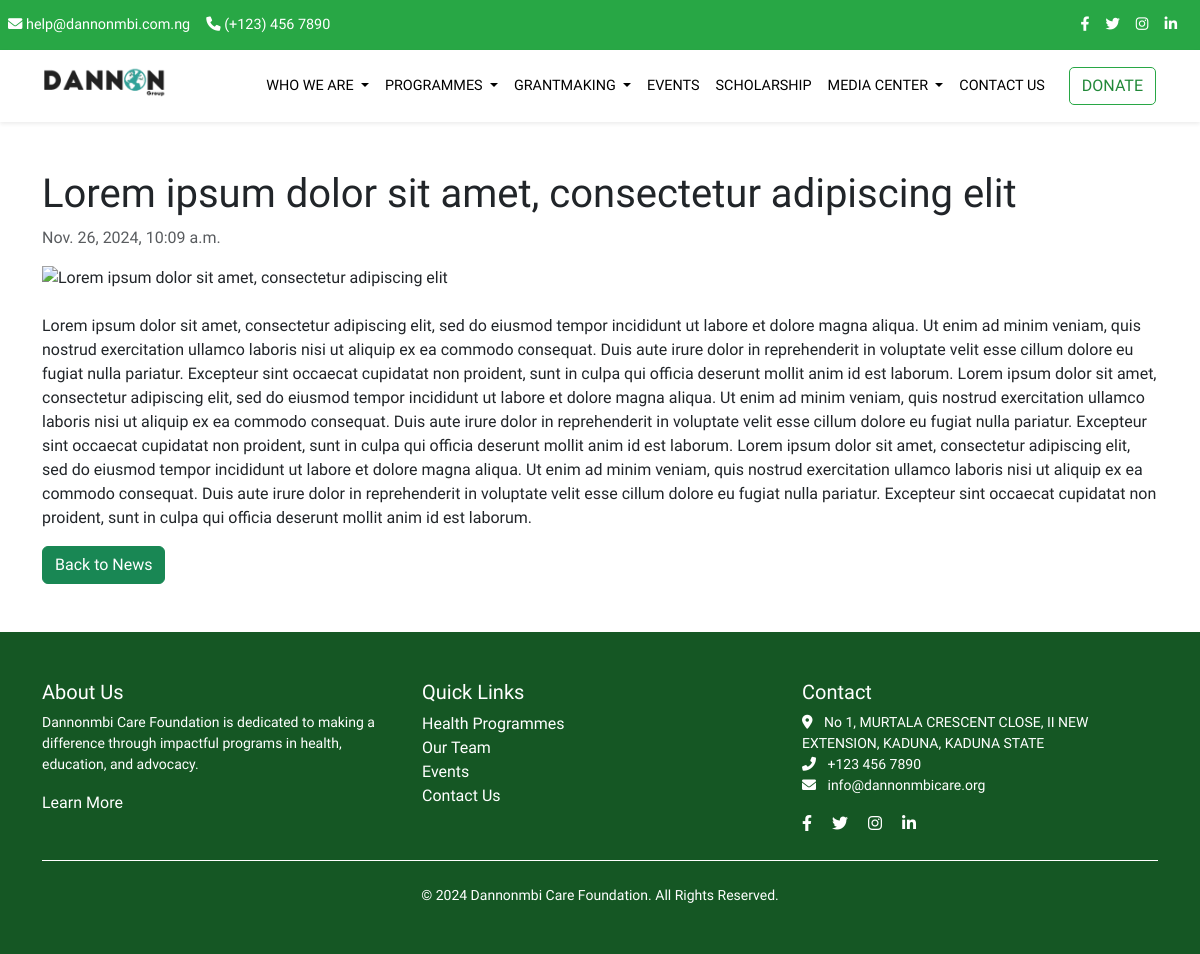
Screenshot of /news/4/ with the database file from the repository.
### website/models.py (models this page shows, shortened)
class News(models.Model):
    title = models.CharField(max_length=200)
    image = CloudinaryField("news_images")
    content = models.TextField()
    published_date = models.DateTimeField(auto_now_add=True)
    class Meta:
        verbose_name = "News"
        verbose_name_plural = "News"

### website/views.py (the view)
# urls.py: path("news/<int:pk>/", news_detail, name="news_detail"),
def news_detail(request, pk):
    news = News.objects.get(pk=pk)
    return render(request, "website/news_detail.html", {"news": news})

### website/templates/website/news_detail.html (shortened to what this page needs)
{% extends "base.html" %}
{% block content %}
<section id="news-detail" class="py-5">
    <div class="container">
        <h1 class="mb-2">{{ news.title }}</h1>
        <p class="text-muted">{{ news.published_date }}</p>
        <img src="{{ news.image.url }}" class="img-fluid mb-4" alt="{{ news.title }}">
        <p>{{ news.content }}</p>
        <a href="{% url 'news_list' %}" class="btn btn-success">Back to News</a>
    </div>
</section>
{% endblock %}

### website/static/css/custom.css (style rules this page uses)
body { font-family: 'ABeeZee', sans-serif; }

### rows the page displays
News: title "Lorem ipsum dolor sit amet, consectetur adipiscing elit", published_date "Nov. 26, 2024, 10:09 a.m.", content "Lorem ipsum dolor sit amet, consectetur adipiscing elit, sed do eiusmod tempor incididunt ut labore et dolore magna aliqua. Ut enim ad minim veniam, quis nostrud exercitation ullamco laboris nisi ut aliquip ex ea commodo consequat. Duis aute irure dolor in reprehenderit in voluptate velit esse cillum dolore eu fugiat nulla pariatur. Excepteur sint occaecat cupidatat non proident, sunt in culpa qui officia deserunt mollit anim id est laborum. Lorem ipsum dolor sit amet, consectetur adipiscing elit, sed do eiusmod tempor incididunt ut labore et dolore magna aliqua. Ut enim ad minim veniam, quis nostrud exercitation ullamco laboris nisi ut aliquip ex ea commodo consequat. Duis aute irure dolor…"
